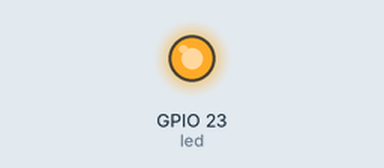
Simulated run of this program. Board: Raspberry Pi (BCM pin numbers). On the bench: output pins drawn as LEDs (lit = HIGH).

Above: at 2.5 s.
At 7.5 s:
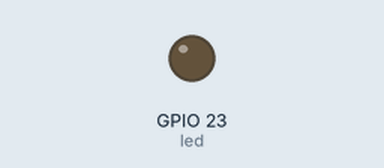
Timing chart, 0 to 13.0 s (numbered marks = the images above):
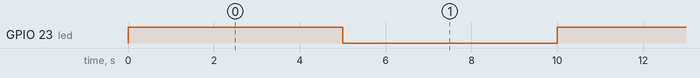

Measured:
- by itself, GPIO 23 (led): alternates HIGH for 5.0 s and LOW for 5.0 s

The program:

pisca_LED.py
```python
import gpiozero  # The GPIO library for Raspberry Pi
import time  # Enables Python to manage timing

led = gpiozero.LED(23) # Reference GPIO23

while True:
  led.on() # Turn the LED on
  time.sleep(5)
  led.off() # Turn the LED off
  time.sleep(5)  # Pause for 1 second
```
